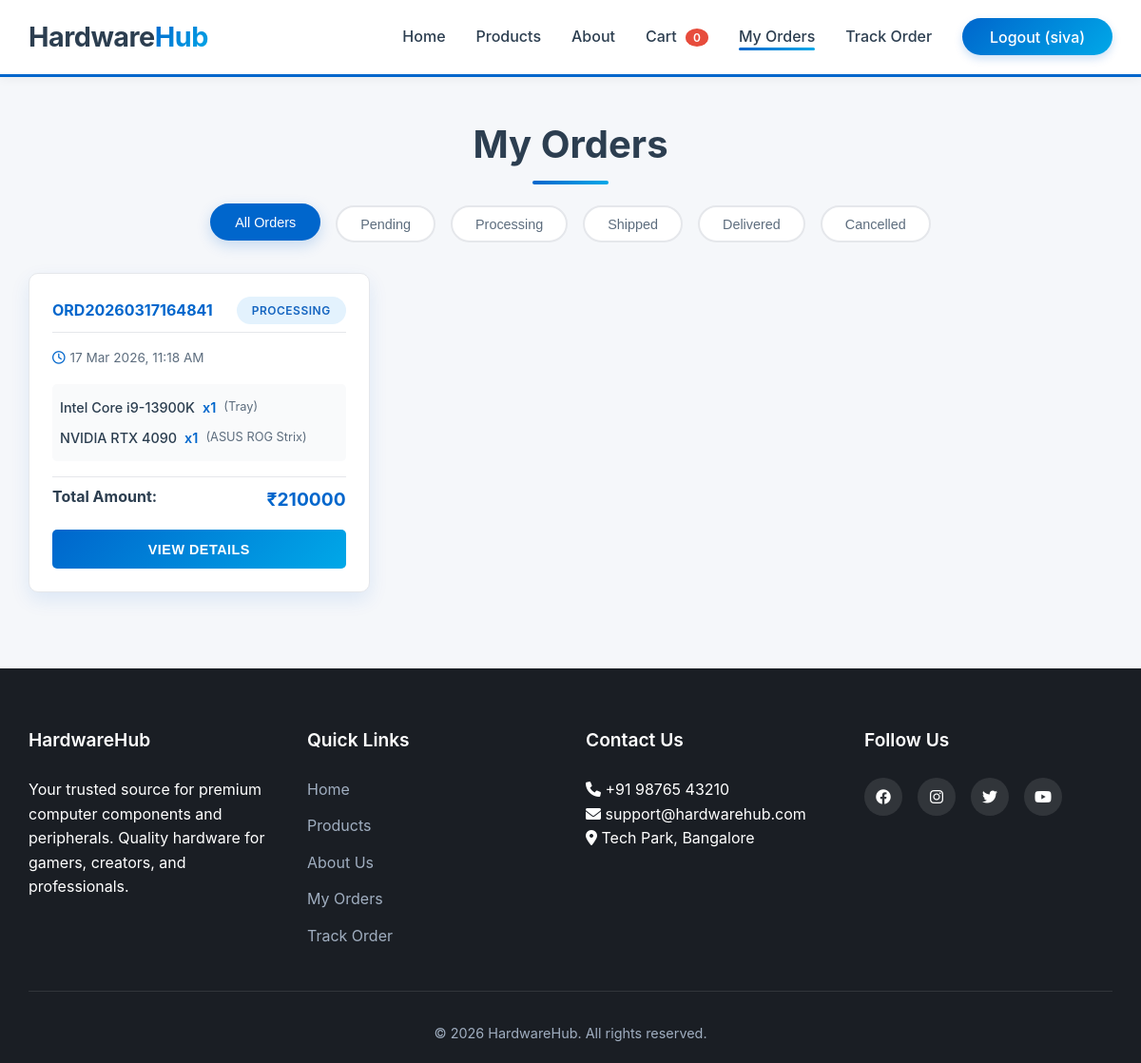
Screenshot of /orders (signed in) with the database file from the repository.
### app.py (models this page shows, shortened)
class User(UserMixin, db.Model):
    id = db.Column(db.Integer, primary_key=True)
    username = db.Column(db.String(80), unique=True, nullable=False)
    email = db.Column(db.String(120), unique=True, nullable=False)
    password_hash = db.Column(db.String(200), nullable=False)
    phone = db.Column(db.String(15))
    address = db.Column(db.Text)
    is_admin = db.Column(db.Boolean, default=False)
    created_at = db.Column(db.DateTime, default=datetime.utcnow)
    orders = db.relationship('Order', backref='user', lazy=True)

class Order(db.Model):
    id = db.Column(db.Integer, primary_key=True)
    order_number = db.Column(db.String(20), unique=True, nullable=False)
    user_id = db.Column(db.Integer, db.ForeignKey('user.id'), nullable=False)
    full_name = db.Column(db.String(100), nullable=False)
    phone = db.Column(db.String(15), nullable=False)
    address = db.Column(db.Text, nullable=False)
    payment_method = db.Column(db.String(50), nullable=False)
    subtotal = db.Column(db.Integer, nullable=False)
    delivery_fee = db.Column(db.Integer, default=0)  # Free shipping over ₹5000
    total = db.Column(db.Integer, nullable=False)
    status = db.Column(db.String(20), default='pending')  # pending, processing, shipped, delivered, cancelled
    tracking_number = db.Column(db.String(50))
    created_at = db.Column(db.DateTime, default=datetime.utcnow)
    items = db.relationship('OrderItem', backref='order', cascade='all, delete-orphan')

class OrderItem(db.Model):
    id = db.Column(db.Integer, primary_key=True)
    order_id = db.Column(db.Integer, db.ForeignKey('order.id'), nullable=False)
    product_name = db.Column(db.String(100), nullable=False)
    variant_name = db.Column(db.String(50))
    price = db.Column(db.Integer, nullable=False)
    quantity = db.Column(db.Integer, nullable=False)

### app.py (the view)
@app.route('/orders')
@login_required
def orders():
    user_orders = Order.query.filter_by(user_id=current_user.id).order_by(Order.created_at.desc()).all()
    return render_template('orders.html', orders=user_orders)

### app.py (called while the page is built)
@login_manager.user_loader
def load_user(user_id):
    return User.query.get(int(user_id))

### templates/orders.html (shortened to what this page needs)
{% extends "base.html" %}
{% block content %}
<section class="orders-section">
    <div class="container">
        <h1 class="page-title">My Orders</h1>
        <div class="orders-filter">
            <button class="filter-btn active" data-filter="all">All Orders</button>
            <button class="filter-btn" data-filter="pending">Pending</button>
            <button class="filter-btn" data-filter="processing">Processing</button>
            <button class="filter-btn" data-filter="shipped">Shipped</button>
            <button class="filter-btn" data-filter="delivered">Delivered</button>
            <button class="filter-btn" data-filter="cancelled">Cancelled</button>
        </div>
        <div class="orders-list" id="ordersList">
            {% if orders %}
                {% for order in orders %}
                <div class="order-card" onclick="viewOrderDetails('{{ order.order_number }}')">
                    <div class="order-header">
                        <span class="order-id">{{ order.order_number }}</span>
                        <span class="order-status status-{{ order.status }}">{{ order.status|upper }}</span>
                    </div>
                    <div class="order-date">{{ order.created_at.strftime('%d %b %Y, %I:%M %p') }}</div>
                    <div class="order-items-preview">
                        {% for item in order.items[:3] %}
                        <div class="preview-item">
                            <span class="item-name">{{ item.product_name }}</span>
                            <span class="item-qty">x{{ item.quantity }}</span>
                            {% if item.variant_name %}
                            <span class="item-variant">({{ item.variant_name }})</span>
                            {% endif %}
                        </div>
                        {% endfor %}
                    </div>
                    <div class="order-total">
                        <span>Total Amount:</span>
                        <span>₹{{ order.total }}</span>
                    </div>
                    <button class="view-details-btn">View Details</button>
                </div>
                {% endfor %}
            {% endif %}
        </div>
    </div>
</section>
{% endblock %}

### templates/base.html (shortened to what this page needs)
<!DOCTYPE html>
<html lang="en">
<head>
    <link rel="stylesheet" href="{{ url_for('static', filename='css/style.css') }}">
    <link rel="stylesheet" href="https://cdnjs.cloudflare.com/ajax/libs/font-awesome/6.0.0/css/all.min.css">
    <link rel="stylesheet" href="https://unpkg.com/leaflet@1.9.4/dist/leaflet.css" />
</head>
<body>
    <nav class="navbar">
        <div class="container">
            <div class="nav-content">
                <div class="logo">Hardware<span>Hub</span></div>
                <ul class="nav-links">
                    <li><a href="{{ url_for('index') }}" {% if request.endpoint == 'index' %}class="active"{% endif %}>Home</a></li>
                    <li><a href="{{ url_for('products') }}" {% if request.endpoint == 'products' %}class="active"{% endif %}>Products</a></li>
                    <li><a href="{{ url_for('about') }}" {% if request.endpoint == 'about' %}class="active"{% endif %}>About</a></li>
                    <li><a href="{{ url_for('cart') }}">Cart <span class="cart-count">0</span></a></li>
                    <li><a href="{{ url_for('orders') }}" {% if request.endpoint == 'orders' %}class="active"{% endif %}>My Orders</a></li>
                    <li><a href="{{ url_for('tracking') }}" {% if request.endpoint == 'tracking' %}class="active"{% endif %}>Track Order</a></li>
                    {% if current_user.is_authenticated %}
                        <li><a href="#" class="logout-btn" id="logoutBtn">Logout ({{ current_user.username }})</a></li>
                    {% else %}
                        <li><a href="{{ url_for('login') }}" class="login-btn" id="loginNavBtn">Login</a></li>
                    {% endif %}
                </ul>
            </div>
        </div>
    </nav>
    {% block content %}{% endblock %}
    <footer class="footer">
        <div class="container">
            <div class="footer-content">
                <div class="footer-section">
                    <h3>HardwareHub</h3>
                    <p>Your trusted source for premium computer components and peripherals. Quality hardware for gamers, creators, and professionals.</p>
                </div>
                <div class="footer-section">
                    <h4>Quick Links</h4>
                    <ul>
                        <li><a href="{{ url_for('index') }}">Home</a></li>
                        <li><a href="{{ url_for('products') }}">Products</a></li>
                        <li><a href="{{ url_for('about') }}">About Us</a></li>
                        <li><a href="{{ url_for('orders') }}">My Orders</a></li>
                        <li><a href="{{ url_for('tracking') }}">Track Order</a></li>
                    </ul>
                </div>
                <div class="footer-section">
                    <h4>Contact Us</h4>
                    <p><i class="fas fa-phone"></i> +91 98765 43210</p>
                    <p><i class="fas fa-envelope"></i> support@hardwarehub.com</p>
                    <p><i class="fas fa-map-marker-alt"></i> Tech Park, Bangalore</p>
                </div>
                <div class="footer-section">
                    <h4>Follow Us</h4>
                    <div class="social-links">
                        <a href="#"><i class="fab fa-facebook"></i></a>
                        <a href="#"><i class="fab fa-instagram"></i></a>
                        <a href="#"><i class="fab fa-twitter"></i></a>
                        <a href="#"><i class="fab fa-youtube"></i></a>
                    </div>
                </div>
            </div>
            <div class="footer-bottom">
                <p>&copy; 2026 HardwareHub. All rights reserved.</p>
            </div>
        </div>
    </footer>
</body>
</html>

### static/css/style.css (style rules this page uses)
:root { --primary-blue: #0066CC; --secondary-blue: #004999; --accent-cyan: #00A8E8; --dark-bg: #1A1E24; --light-bg: #F5F7FA; --card-bg: #FFFFFF; --text-primary: #2C3E50; --text-secondary: #5D6D7E; --success-green: #27AE60; --warning-orange: #F39C12; --danger-red: #E74C3C; --shadow: 0 8px 20px rgba(0, 102, 204, 0.1); --shadow-hover: 0 12px 30px rgba(0, 102, 204, 0.2); --transition: all 0.3s ease; --border-radius: 10px; --border-radius-sm: 5px; }
* { margin: 0; padding: 0; box-sizing: border-box; }
html { scroll-behavior: smooth; }
body { font-family: 'Inter', 'Segoe UI', system-ui, -apple-system, sans-serif; color: var(--text-primary); line-height: 1.6; background: var(--light-bg); overflow-x: hidden; }
.container { max-width: 1400px; margin: 0 auto; padding: 0 30px; }
.navbar { background: var(--card-bg); box-shadow: 0 2px 10px rgba(0,0,0,0.05); position: fixed; top: 0; width: 100%; z-index: 1000; animation: slideDown 0.5s ease; border-bottom: 3px solid var(--primary-blue); }
.nav-content { display: flex; justify-content: space-between; align-items: center; padding: 1rem 0; }
.logo { font-size: 1.8rem; font-weight: 700; color: var(--text-primary); animation: fadeIn 1s ease; letter-spacing: -0.5px; }
.logo span { color: var(--primary-blue); background: linear-gradient(135deg, var(--primary-blue), var(--accent-cyan)); -webkit-background-clip: text; -webkit-text-fill-color: transparent; }
.nav-links { display: flex; list-style: none; gap: 2rem; align-items: center; }
.nav-links a { text-decoration: none; color: var(--text-primary); font-weight: 500; transition: var(--transition); position: relative; font-size: 1rem; }
.nav-links a::after { content: ''; position: absolute; bottom: -5px; left: 0; width: 0; height: 3px; background: linear-gradient(90deg, var(--primary-blue), var(--accent-cyan)); transition: var(--transition); border-radius: 2px; }
.nav-links a:hover::after, .nav-links a.active::after { width: 100%; }
.login-btn, .logout-btn, .admin-link { background: linear-gradient(135deg, var(--primary-blue), var(--accent-cyan)); color: white !important; padding: 0.6rem 1.8rem; border-radius: 30px; font-weight: 600; cursor: pointer; border: none; box-shadow: 0 4px 10px rgba(0, 102, 204, 0.2); }
.login-btn::after, .logout-btn::after, .admin-link::after { display: none; }
.cart-count { background: var(--danger-red); color: white; border-radius: 50%; padding: 2px 8px; font-size: 0.75rem; margin-left: 5px; font-weight: 600; }
.page-title { font-size: 2.5rem; color: var(--text-primary); margin-bottom: 2rem; text-align: center; position: relative; font-weight: 700; }
.page-title::after { content: ''; position: absolute; bottom: -10px; left: 50%; transform: translateX(-50%); width: 80px; height: 4px; background: linear-gradient(90deg, var(--primary-blue), var(--accent-cyan)); border-radius: 2px; }
.footer { background: var(--dark-bg); color: white; padding: 60px 0 20px; }
.footer-content { display: grid; grid-template-columns: repeat(auto-fit, minmax(250px, 1fr)); gap: 2rem; margin-bottom: 2rem; }
.footer-section h3, .footer-section h4 { margin-bottom: 1.5rem; color: white; font-size: 1.2rem; font-weight: 600; }
.footer-section ul { list-style: none; }
.footer-section ul li { margin-bottom: 0.8rem; }
.footer-section a { color: #A0AEC0; text-decoration: none; transition: var(--transition); }
.social-links { display: flex; gap: 1rem; }
.social-links a { width: 40px; height: 40px; background: rgba(255,255,255,0.1); border-radius: 50%; display: flex; align-items: center; justify-content: center; transition: var(--transition); color: white; }
.footer-bottom { text-align: center; padding-top: 2rem; border-top: 1px solid rgba(255,255,255,0.1); color: #A0AEC0; font-size: 0.9rem; }

### rows the page displays
User: username "siva"
Order: order_number "ORD20260317164841", status "PROCESSING", created_at "17 Mar 2026, 11:18 AM", total "210000"
OrderItem: product_name "Intel Core i9-13900K", quantity "1", variant_name "Tray"
OrderItem: product_name "NVIDIA RTX 4090", quantity "1", variant_name "ASUS ROG Strix"
